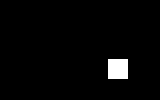
#> input picture frame 49 of vaja11/data/simple-video.avi, 160 x 100 px
$ python main.py
#> lines starting #> are read from the running program, lines starting #| are printed output that depends on the picture; after the words box and inside, x2 and y2 are one past the last pixel; in counts of white or black regions, pixels touching at a corner belong together
### OSV_lib.py
from matplotlib import pyplot as plt
import numpy as np


### 1.lab
def display_image(iImage, iTitle="", iGridX = None, iGridY = None, cmap = 'gray'):
    fig = plt.figure()
    plt.title(iTitle)

    if iGridX is None and iGridY is None:
        extent = (
            -0.5,
            iImage.shape[1] - 0.5,
            iImage.shape[0] - 0.5,
            -0.5
        )

    else:
        stepX = iGridX[1] - iGridX[0]
        stepY = iGridY[1] - iGridY[0]

        extent = (
            iGridX[0] - stepX/2,
            iGridX[-1] + stepX/2,
            iGridY[-1] + stepY/2,
            iGridX[0] - stepY/2,
        )

    plt.imshow(
        iImage,
        cmap=cmap,
        aspect="equal",
        extent=extent,
    )

    #plt.show()

    return fig


# [923 lines left out: functions load_image, saveImage, computeHistogram, displayHistogram, eqializeHistogram, computeEntropy and 23 more, not called in this run]

# ********************************************************************************************************************************** #

### vaja11/main.py

from matplotlib import pyplot as plt
from OSV_lib import display_image
import numpy as np

import cv2

#%%

def loadFrame(iVideo, iK):
    # postavimo bralec videa na iK - ti frame
#> called with iK = 50
    iVideo.set(1, iK - 1)
    # preberemo frame
    ret, oFrame = iVideo.read()
#> oFrame is the input picture: shape (100, 160, 3); 2.5% white; 1 white region, box (x1, y1, x2, y2) and area: (108, 59, 128, 79) 400
    oFrame = oFrame[:, :, 0].astype(float)

    return oFrame

if __name__ == "__main__":
    video = cv2.VideoCapture("vaja11/data/simple-video.avi")
    print(f"stevilo frameov v videu: {int(video.get(cv2.CAP_PROP_FRAME_COUNT))}")


frame1 = loadFrame(video, 50)
frame2 = loadFrame(video, 51)
#> call 2 of loadFrame, with iK = 51
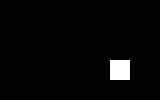
#> input picture frame 50 of vaja11/data/simple-video.avi, 160 x 100 px
#> in loadFrame, oFrame is the input picture: shape (100, 160, 3); 2.5% white; 1 white region, box (x1, y1, x2, y2) and area: (110, 60, 130, 80) 400
display_image(frame1, "Frame 50")
display_image(frame2, "Frame 51")

def framePrediction(iFrame, iMovingVector):
    # preverimo da imamo cele stevilke
    iMovingVector = np.array(iMovingVector).astype(int)
    dx, dy = iMovingVector

    # premaknemo sliko v smer premika po x in y osi
    oFrame = np.roll(iFrame, [dy, dx], axis=(0, 1))
#> oFrame: shape (100, 160) float64; 2.5% white; 1 white region, box (x1, y1, x2, y2) and area: (110, 63, 130, 83) 400

    # preliv vrednosti psotavimo na -1
    if dx >= 0:
        # premik v pozitivno smer, na .1 postavimo vse nove izmisljene piksle
        oFrame[:, :dx] = -1
#> oFrame: shape (100, 160) float64; min -1, max 255, mean 6.4
        # če je dx negativen, se slika premakne v levo. Ker slika [ -N ] pomeni štetje od konca proti začetku
        # (v nasprotni smeri), -N: pomeni od pred N-tega elementa do konca
    else:
        oFrame[:, dx:] = -1

    # isto za y !!!
    if dy >= 0:
        oFrame[:dy, :] = -1
#> oFrame: shape (100, 160) float64; min -1, max 255, mean 6.3
    else:
        oFrame[dy:, :] = -1

    return oFrame

if __name__ == "__main__":

    predictedFrame2 = framePrediction(frame1, [2, 4])
    # bitno obmocje je od 0 do 255
    substractedFrame2 = (predictedFrame2 - frame1 + 255) / 2
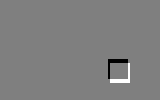
#> substractedFrame2: shape (100, 160) float64; min 0, max 255, mean 127.5
    display_image(substractedFrame2, "Predicted Frame 52")

# %%

def blockMatching(iFrame1, iFrame2, iBlockSize, iSearchSize):

    # velikost slike
#> called with iSearchSize = 15
    Y,X = iFrame1.shape
#> Y = 100; X = 160
    dx, dy = iBlockSize

    # stevilo blokov v sliki
    M = int(X / dx)
#> M = 20
    N = int(Y / dy)
#> N = 12

    ## inicializiramo relevantne vektorje
    # vektor premikov za vsak blok
    oMovingVector = np.zeros((N, M, 2), dtype = int)
    # vektor centralnih točk za vsak blok
    oCenterPoints = np.zeros((N, M, 2), dtype = float)
    # vektor napak za vsak blok
    Err = np.ones((N, M), dtype = float) * 255

    # inicializiramo logaritemsko skalo vektorja premika
    # searchsize je definiran kot premer zato delimo z 2 da se lahko max premaknemo v
    # katero koli smer za radij( / 2 search siza)
    P = (iSearchSize - 1) / 2
    PTS = np.array([
        [0, 0],
        [1, 0], [0, 1], [-1, 0], [0, -1],
        [1, 1], [1, -1], [-1, 1], [-1, -1]
    ])

    for n in range(N):
        # definiramo koordinate v y smer vsakega bloka
        y_min = n * dy
        y_max = (n + 1) * dy
        y = np.arange(y_min, y_max)

        for m in range(M):
            # enako za x smer
            x_min = m * dx
            x_max = (m + 1) * dx
            x = np.arange(x_min, x_max)

            # vsak center bloka shranimo v vektor
            oCenterPoints[n, m, 0] = x.mean()
            oCenterPoints[n, m, 1] = y.mean()

            # trenutni blok na sliki 2
            block2 = iFrame2[y_min:y_max, x_min:x_max]

            # logaritemsko iskanje vektorja premika
            for i in range(1, 4):
                # področje iskanja skalirano logaritemsko
                Pi = (P + 1) / (2 ** i)
                PTSi = PTS * Pi
                # definiramo kandidat prve opcije vektorja premika

                d0 = oMovingVector[n, m, :]

                for p in range(PTSi.shape[0]):
                    # vektor premika v smer PTS
                    d = d0 + PTSi[p, :]

                    # napoved bloka iz prve slike
                    predictedFrame2 = framePrediction(iFrame1, d)
                    # ujemajoči blok frame2 slike z premaknjeno frame1 sliko glede na koordinate bloka
                    predictedBlock2 = predictedFrame2[y_min:y_max, x_min:x_max]

                    # maska, kjer so od prej elementi ki smo jih nastavili na -1 ignorirani (0), vse ostalo pa je relevantno (1)
                    mask = predictedBlock2 >= 0

                    # absolutna napaka med drugo sliko in napovedano sliko iz prve slike
                    bErr = np.mean(np.abs(block2[mask] - predictedBlock2[mask]))

                    # če je napaka manjsa kot prejsnji boljsi rezultat si to zapomnimo
                    if bErr < Err[n, m]:
                        Err[n, m] = bErr
                        # za ta soecificn blok si tudi zapomnemo kateri premik je biu najboljsi
                        oMovingVector[n, m, :] = d
#> this loop made 12 passes
#> pass 1, in framePrediction (call 4), `oFrame = np.roll(iFrame, [dy, dx], axis=(0, 1))`:
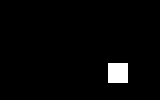
#> oFrame: shape (100, 160) float64; 2.5% white; 1 white region, box (x1, y1, x2, y2) and area: (108, 63, 128, 83) 400
#> pass 1, in framePrediction (call 5), `oFrame = np.roll(iFrame, [dy, dx], axis=(0, 1))`:
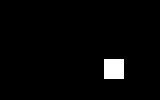
#> oFrame: shape (100, 160) float64; 2.5% white; 1 white region, box (x1, y1, x2, y2) and area: (104, 59, 124, 79) 400
#> pass 1, in framePrediction (call 6), `oFrame = np.roll(iFrame, [dy, dx], axis=(0, 1))`:
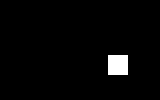
#> oFrame: shape (100, 160) float64; 2.5% white; 1 white region, box (x1, y1, x2, y2) and area: (108, 55, 128, 75) 400

    return oMovingVector, oCenterPoints

if __name__ == "__main__":
    bSize = [8, 8]
    searchSize = 2 ** 4 - 1
    MV, CP = blockMatching(frame1, frame2, bSize, searchSize)
    print(CP)
#> (printed output is left out)
    print(MV)
#> (printed output is left out)

def displayMotionField(iMovingVector, iControlPoints, iTitle, iImage = None):
    if iImage is None:
        fig = plt.figure()
        plt.gca().invert_yaxis()
        plt.gca().set_aspect('equal')
        plt.title(iTitle)

    else:
        fig = display_image(iImage, iTitle)

    plt.quiver(
        iControlPoints[:, :, 0],
        iControlPoints[:, :, 1],
        iMovingVector[:, :, 0],
        iMovingVector[:, :, 1],
        color='r',
        angles='xy',
        units='xy',
        scale=0.5
    )

    return fig

if __name__ == "__main__":
    fig1 = displayMotionField(MV, CP, iTitle="Vektor premikov")
    fig2 = displayMotionField(MV, CP, iTitle="superponirani vektorji na og sliko", iImage=frame1)
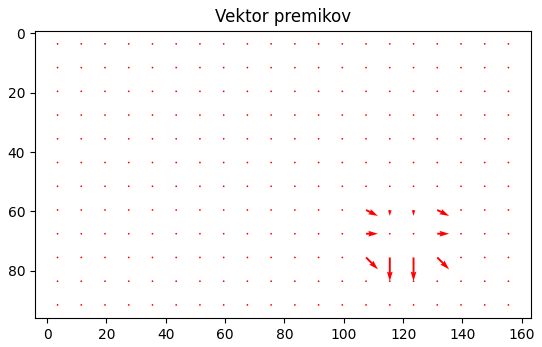
#> figure drawn by matplotlib, 1 panel
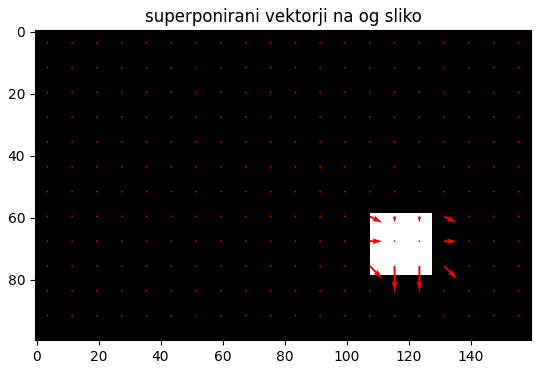
#> figure drawn by matplotlib, 1 panel

$ run again, starting later in the video
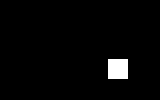
#> input picture frame 49 of vaja11/data/simple-video.avi, 160 x 100 px
#> in loadFrame, oFrame is the input picture: shape (100, 160, 3); 2.5% white; 1 white region, box (x1, y1, x2, y2) and area: (108, 59, 128, 79) 400
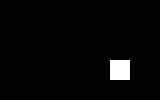
#> input picture frame 50 of vaja11/data/simple-video.avi, 160 x 100 px
#> in loadFrame, oFrame is the input picture: shape (100, 160, 3); 2.5% white; 1 white region, box (x1, y1, x2, y2) and area: (110, 60, 130, 80) 400
#> the loop in blockMatching, `for n in range(N):` made 12 passes
#> (printed output is left out)
#> (printed output is left out)

$ run again, starting later in the video
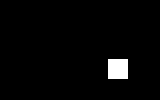
#> input picture frame 49 of vaja11/data/simple-video.avi, 160 x 100 px
#> in loadFrame, oFrame is the input picture: shape (100, 160, 3); 2.5% white; 1 white region, box (x1, y1, x2, y2) and area: (108, 59, 128, 79) 400
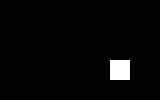
#> input picture frame 50 of vaja11/data/simple-video.avi, 160 x 100 px
#> in loadFrame, oFrame is the input picture: shape (100, 160, 3); 2.5% white; 1 white region, box (x1, y1, x2, y2) and area: (110, 60, 130, 80) 400
#> the loop in blockMatching, `for n in range(N):` made 12 passes
#> (printed output is left out)
#> (printed output is left out)
